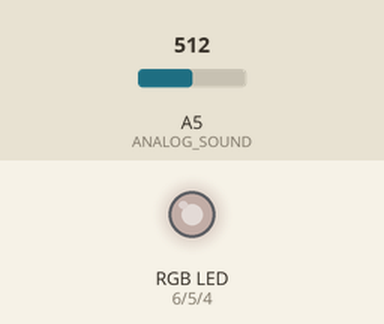
Recording of a sketch running on a simulated Arduino Uno, built with avr-gcc and run on an emulated ATmega328P. Parts: an RGB LED mixed from three pins (HIGH = lit). The inputs (shaded band) are chosen by the test bench; at power-on: A5 (ANALOG_SOUND) = 512. Dim RGB values are drawn brighter than linear; what the sketch prints to the serial monitor is not drawn.

Above: at 1.2 s.
1.3 s: A5 (ANALOG_SOUND) set to 55
4.3 s: A5 (ANALOG_SOUND) set to 47
At 5.5 s:
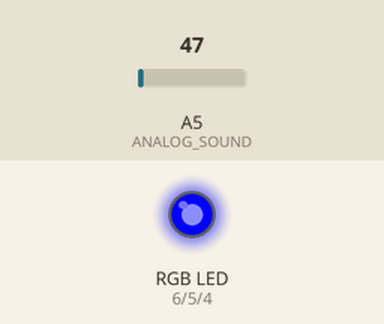
5.8 s: A5 (ANALOG_SOUND) set to 1023
At 6.25 s:
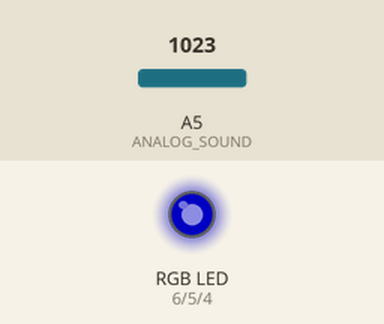
8.8 s: A5 (ANALOG_SOUND) set to 988
11.8 s: A5 (ANALOG_SOUND) set to 0
At 13.0 s:
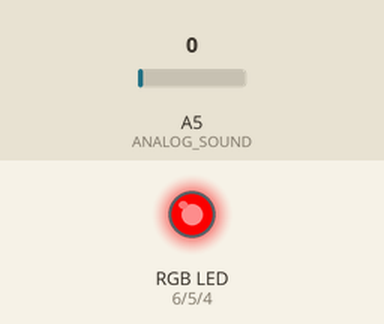
13.3 s: A5 (ANALOG_SOUND) set to 122
At 13.9 s:
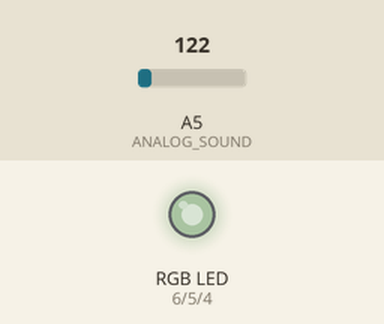
Timing chart, 0 to 17.3 s (numbered marks = the images above; inputs shaded):
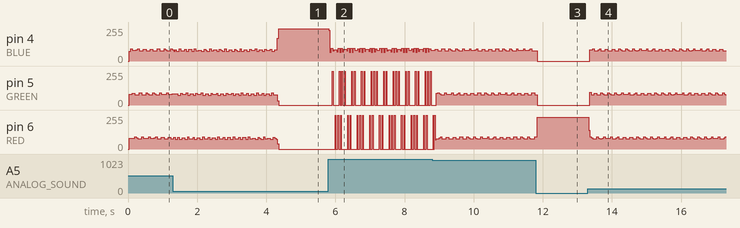

The sketch:

RGB_SOUND.ino
```cpp
#define BLUE 4
#define GREEN 5
#define RED 6
#define ANALOG_SOUND A5
#define DIGITAL_SOUND 2
#define RAW_VOLUME analogRead(ANALOG_SOUND)

int state = 0;

void setup() {
  Serial.begin(9600);
  pinMode(ANALOG_SOUND, INPUT);
  pinMode(DIGITAL_SOUND, INPUT);

  pinMode(RED, OUTPUT);
  pinMode(GREEN, OUTPUT);
  pinMode(BLUE, OUTPUT);
}

void loop() {
 int volume = map(RAW_VOLUME, 0, 1000, 0, 100);

 if (volume >= 5) {
  state++;
 }
 if (state == 3) {
  state = 0;
 }

 if (state == 0) {
  digitalWrite(BLUE, HIGH);
 } else if (state == 1) {
  digitalWrite(GREEN, HIGH);
 } else if (state == 2) {
  digitalWrite(RED, HIGH);
 }
 Serial.println(volume);
 digitalWrite(RED, LOW);
 digitalWrite(GREEN, LOW);
 digitalWrite(BLUE, LOW);
}
```

Measured:
- the behaviour switches between 50 and 49 on A5 (ANALOG_SOUND) (found by bisection; images 0 and 1)
- after the input at 13.3 s, pin 4 (BLUE): 0/255 → 85/255 after 0.06 s, then moves between 76/255 and 93/255, repeating every 1.6 s; pin 5 (GREEN): 0/255 → 96/255 after 0.06 s, then moves between 76/255 and 96/255, repeating every 1.6 s; pin 6 (RED): 240/255 → 140/255 at once, then moves between 76/255 and 140/255, repeating every 1.6 s
